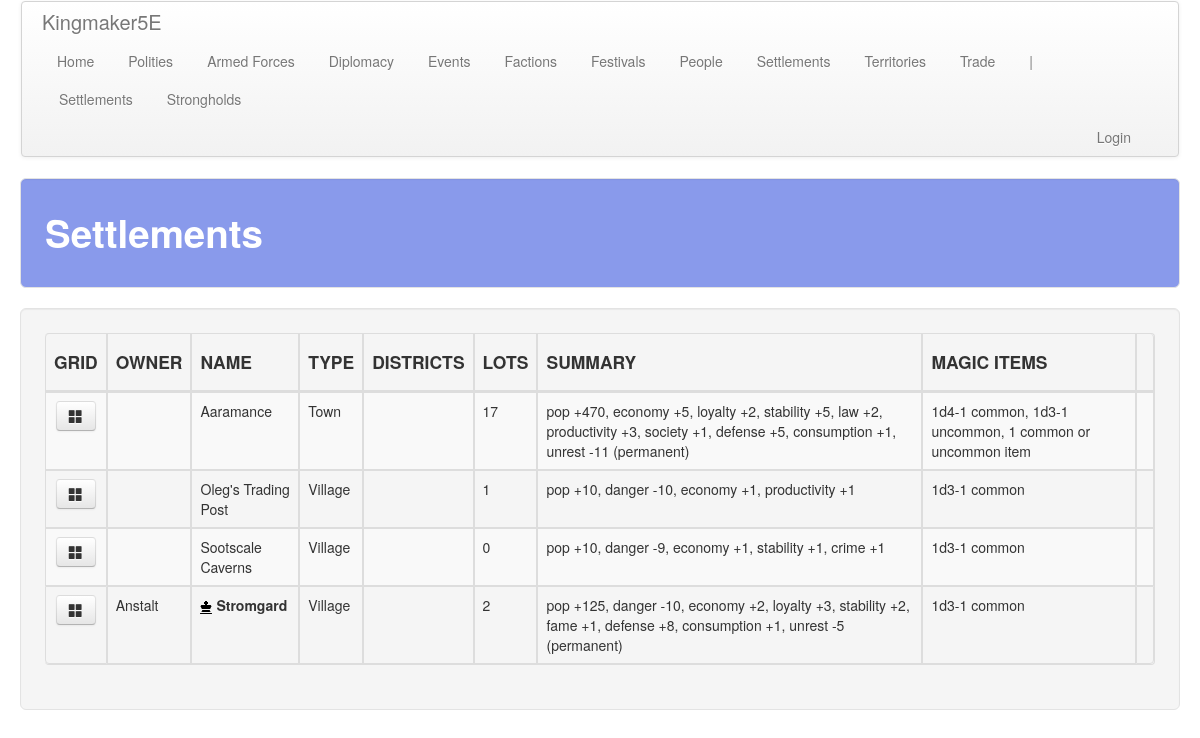
The app's page /settlements/, older data.
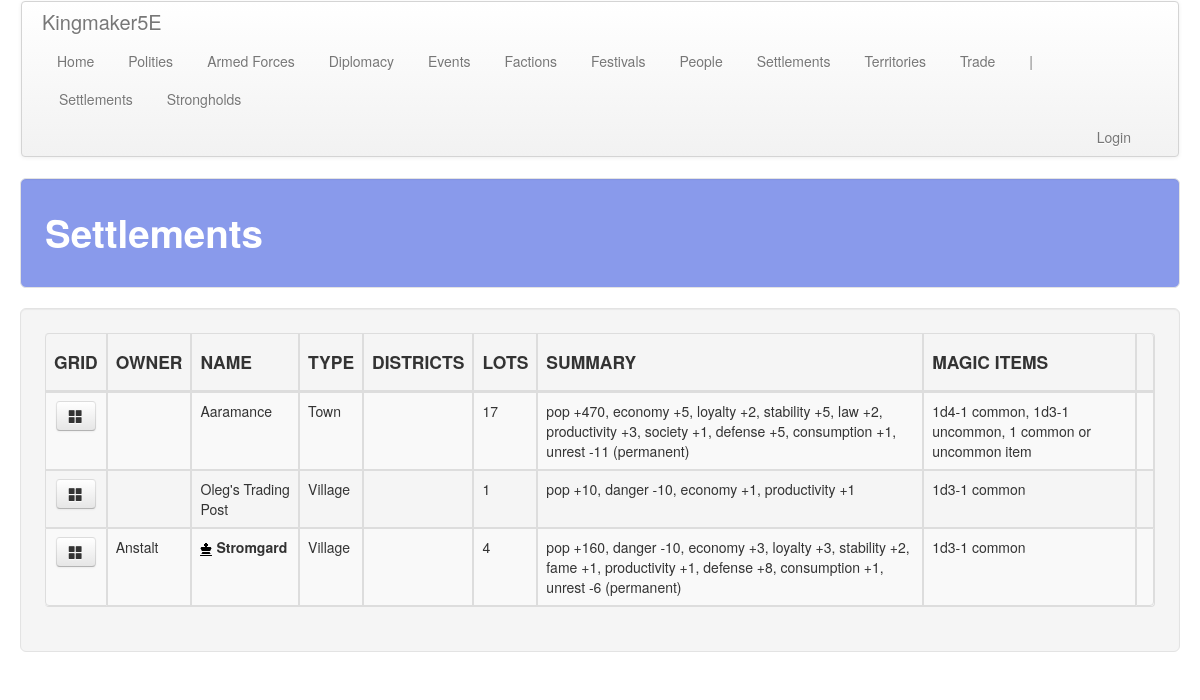
The same page, newer data.
### settlements/models.py (models this page shows, shortened)
class Settlement(models.Model):
    territory = models.ForeignKey(
        'territory.Territory', on_delete=models.SET_NULL,
        related_name='settlement', related_query_name='settlement',
        null=True, blank=True
    )
    name = models.CharField(max_length=default_max_length)
    capital = models.BooleanField(default=False)

class Type(models.Model):
    name = models.CharField(max_length=default_max_length)
    max_lots = models.IntegerField(blank=True, null=True)
    con_bonus = models.FloatField()
    pop_mult = models.FloatField()
    dan_mod = models.IntegerField()
    att_mod = models.IntegerField()
    magic_items = models.CharField(max_length=default_max_length, blank=True, null=True)

### territory/models.py (models this page shows, shortened)
class Territory(models.Model):
    polity = models.ForeignKey(
        'polity.Polity', on_delete=models.SET_NULL, default=1,
        related_name='territory', related_query_name='territory',
        null=True, blank=True,
    )
    map = models.ForeignKey(
        Map, on_delete=models.CASCADE, default=1,
        related_name='territory', related_query_name='territory'
    )
    hex = models.IntegerField()
    type = models.ForeignKey(
        Type, on_delete=models.CASCADE, default=1,
        related_name='territory', related_query_name='territory'
    )
    features = models.ManyToManyField(
        Feature, related_name='territory', related_query_name='territory',
        blank=True,
    )
    improvements = models.ManyToManyField(
        Improvement, related_name='territory', related_query_name='territory',
        blank=True,
    )
    notes = models.TextField(blank=True, null=True)
    img = models.TextField(blank=True, null=True)

### polity/models.py (models this page shows, shortened)
class Polity(models.Model):
    name = models.CharField(max_length=default_max_length)
    government = models.ForeignKey(
        Government, on_delete=models.CASCADE,
        related_name='polity', related_query_name='polity')
    alignment_lc = models.ForeignKey(
        AlignmentLC, on_delete=models.CASCADE,
        related_name='polity', related_query_name='polity')
    alignment_ge = models.ForeignKey(
        AlignmentGE, on_delete=models.CASCADE,
        related_name='polity', related_query_name='polity')
    treasury = models.IntegerField(default=0)
    unrest = models.IntegerField(default=0)
    fame = models.IntegerField(default=0)
    infamy = models.IntegerField(default=0)
    desc = models.TextField(default="", blank=True)
    tax_edict = models.ForeignKey(
        'core.TaxEdict', on_delete=models.CASCADE,
        related_name='polity', related_query_name='polity')
    promotion_edict = models.ForeignKey(
        'core.PromotionEdict', on_delete=models.CASCADE,
        related_name='polity', related_query_name='polity')
    holiday_edict = models.ForeignKey(
        'core.HolidayEdict', on_delete=models.CASCADE,
        related_name='polity', related_query_name='polity')
    recruitment_edict = models.ForeignKey(
        'core.RecruitmentEdict', on_delete=models.CASCADE,
        related_name='polity', related_query_name='polity')
    ruler_attribute_1 = models.ForeignKey(
        Attribute, on_delete=models.SET_NULL, null=True, blank=True,
        related_name='polity_ruler_1', related_query_name='polity_ruler_1')
    ruler_attribute_2 = models.ForeignKey(
        Attribute, on_delete=models.SET_NULL, null=True, blank=True,
        related_name='polity_ruler_2', related_query_name='polity_ruler_2')
    ruler_attribute_3 = models.ForeignKey(
        Attribute, on_delete=models.SET_NULL, null=True, blank=True,
        related_name='polity_ruler_3', related_query_name='polity_ruler_3')
    spymaster_attribute = models.ForeignKey(
        Attribute, on_delete=models.SET_NULL, null=True, blank=True,
        related_name='polity_spymaster', related_query_name='polity_spymaster')

### settlements/views.py (the view)
# urls.py: path('', views.settlements, name='settlements'),
def settlements(request):
    obj_plural_s = a_plural
    obj_plural = a_plural.replace(' ', '_')
    items = a_obj.objects.order_by('territory__polity__name', 'name')
    for settlement in items:
        get_settlement_details(settlement)
    return render(
        request, '%s/%s.html' % (app_name, obj_plural),
        {'title': obj_plural_s.title(), obj_plural: items}
    )

### common/settlements.py (called while the page is built, shortened)
def apply_deity_bonuses(building):
    if building.deity.name == "Great Church":
        if building.type.name.lower() == 'cathedral':
            building.loyalty += 4
            building.stability += 4
            building.unrest -= 4
            building.law += 2
        elif building.type.name.lower() == 'temple':
            building.loyalty += 2
            building.stability += 2
            building.unrest -= 2
        elif building.type.name.lower() == 'shrine':
            building.loyalty += 1
            building.unrest -= 1
    return {}

### common/utils.py (called while the page is built)
def get_signed_number(number):
    if number >= 0:
        s = '+%s' % number
    else:
        s = '-%s' % abs(number)
    return {'s': s}

### settlements/templates/settlements/settlements.html (shortened to what this page needs)
<!DOCTYPE html>
{% extends 'settlements/base.html' %}
{% load staticfiles %}
{% block table_header %}
    <th style="text-align: center;"><h4>GRID</h4></th>
    <th><h4>OWNER</h4></th>
    <th><h4>NAME</h4></th>
    <th><h4>TYPE</h4></th>
    <th><h4>DISTRICTS</h4></th>
    <th><h4>LOTS</h4></th>
    <th><h4>SUMMARY</h4></th>
    <th><h4>MAGIC ITEMS</h4></th>
    <th><h4></h4></th>
{% endblock %}
{% block table_body %}
    {% for settlement in settlements %}
        <tr class="clickable-object" style="cursor: pointer;" data-href="{% url 'settlements:buildings' settlement_id=settlement.pk %}">
            <td style="text-align: center;">
                <a class="btn btn-default" href="{% url 'settlements:districts' settlement_id=settlement.pk %}">
                    <span class="glyphicon glyphicon-th-large"></span>
                </a>
            </td>
            <td>{{ settlement.territory.polity.name }}</td>
            <td>
                {% if settlement.capital %}
                    <img src="{% static 'img/glyphicons-halflings-211-king.png' %}" alt="capital"/>
                    <b>{{ settlement.name }}</b>
                {% else %}
                    {{ settlement.name }}
                {% endif %}
            </td>
            <td>{{ settlement.type.name }}</td>
            <td>{{ settlement.districts }}</td>
            <td>{{ settlement.lots }}</td>
            <td>{{ settlement.att_summary }}</td>
            <td>{{ settlement.magic_items_string }}</td>
            <td style="text-align: center;">
            </td>
        </tr>
    {% endfor %}
{% endblock %}

Row changes from the older to the newer data that the page shows:
removed Settlement: name "Sootscale Caverns", type.name "Village", lots "0", att_summary "pop +10, danger -9, economy +1, stability +1, crime +1", magic_items_string "1d3-1 common"
computed for Settlement "Stromgard": lots "2" → "4"; att_summary "pop +125, danger -10, economy +2, loyalty +3, stability +2, fame +1, defense +8, consumption +1, unrest -5 (permanent)" → "pop +160, danger -10, economy +3, loyalty +3, stability +2, fame +1, productivity +1, defense +8, consumption +1, unrest -6 (permanent)"
